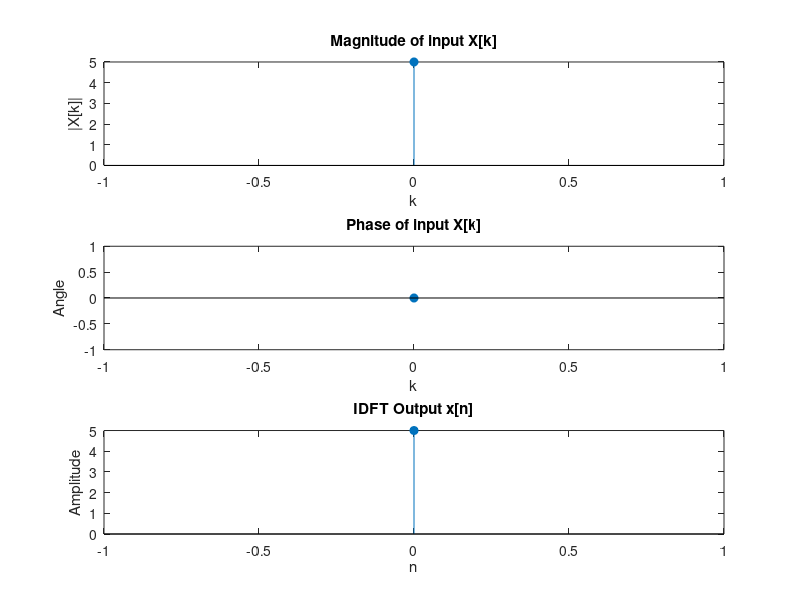

The MATLAB source for this figure:
clc; clear; close all;

X = input('Enter DFT sequence X[k]: ');
N = length(X);
x_reconstructed = zeros(1, N);

for n = 0:N-1
    for k = 0:N-1
        x_reconstructed(n+1) = x_reconstructed(n+1) + X(k+1)*exp(1j*2*pi*k*n/N);
    end
    x_reconstructed(n+1) = x_reconstructed(n+1)/N;
end

x_reconstructed = real(x_reconstructed);

disp('Reconstructed sequence from IDFT:');
disp(x_reconstructed);

n = 0:N-1;
figure;
subplot(3,1,1);
stem(n, abs(X), 'filled'); title('Magnitude of input X[k]');
xlabel('k'); ylabel('|X[k]|');

subplot(3,1,2);
stem(n, angle(X), 'filled'); title('Phase of input X[k]');
xlabel('k'); ylabel('Angle');

subplot(3,1,3);
stem(n, x_reconstructed, 'filled'); title('IDFT Output x[n]');
xlabel('n'); ylabel('Amplitude');